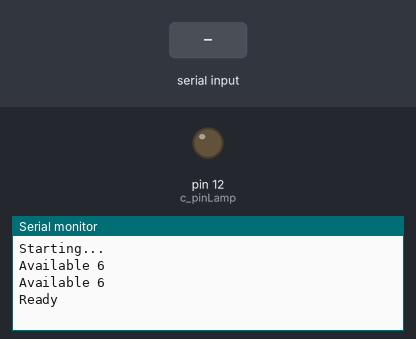
Bench run of a sketch on a simulated Arduino Uno, built with avr-gcc and run on an emulated ATmega328P. Parts: output pins drawn as LEDs (lit = HIGH), the last lines printed to the serial monitor. The test bench sets the inputs (shaded band). The modem accepts every AT command (registered, SIM ready, sends succeed) and sends nothing else.

Above: at 5.2 s.
5.3 s: "+79773927957\n" received over the second serial link
At 5.7 s:
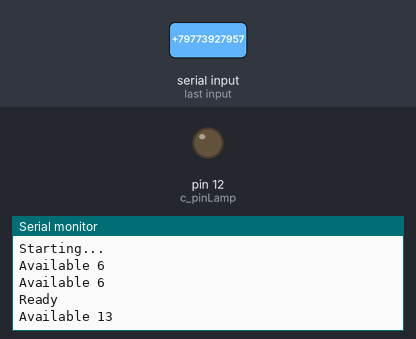
8.3 s: "+CMTI:\n" received over the second serial link
At 9.2 s:
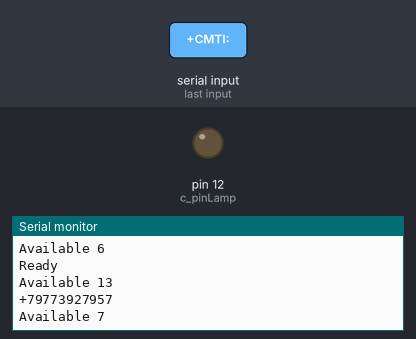
11.3 s: "AT+CMGR\n" received over the second serial link
At 14.4 s:
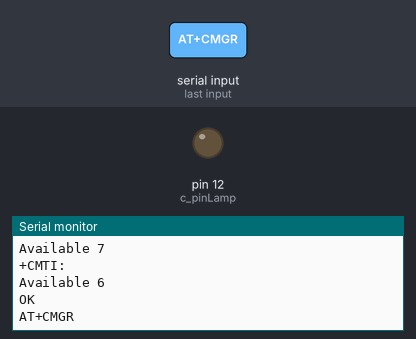
Timing chart, 0 to 15.9 s (numbered marks = the images above; inputs shaded):
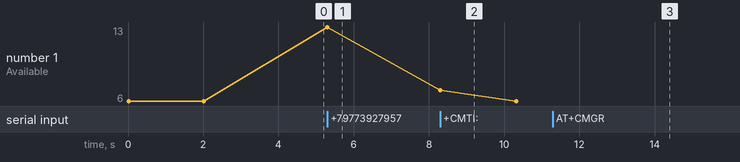

Measured:
- after the input at 5.3 s, the serial monitor: prints a new line at once (image 1)
- after the input at 8.3 s, the serial monitor: prints a new line at once (image 2)
- after the input at 11.3 s, the serial monitor: prints a new line after 2.0 s (image 3)
- plotted number 1: 6 → 13 after the input at 5.3 s, 13 → 6 after the input at 8.3 s

The sketch:

gsm.ino
```cpp
#include <SoftwareSerial.h>

const int c_pinLamp = 12;

class Sim800Cmd
{
public:
  Sim800Cmd(SoftwareSerial& sim)
    : m_sim(sim)
  {

  }

  void Send(const String& command)
  {
    m_sim.println(command);
  }

  String SendAndWait(const String& command)
  {
    m_sim.println(command);

    return WaitResponce();
  }

  void SendAndWait(const String& command, const String& responce)
  {
    String responceCurrent = "";
    do
    {
      responceCurrent = SendAndWait(command);
      responceCurrent.trim();
    }
    while(responceCurrent != responce);
  }

  String WaitResponce(const String& command = "")
  {
    String responce = "";
    const long timeout = millis() + 10000;

    while(millis() < timeout)
    {
      const int avail = m_sim.available();
      Serial.print("Available ");
      Serial.println(avail);
      if(avail)
      {
        responce += m_sim.readString();

        // Убираем из ответа дублирующуюся команду
        if(command != "" && responce.startsWith(command))
        {
          responce = responce.substring(responce.indexOf("\r", command.length()) + 2);
        }

        responce.trim();

        break;
      }
      delay(200);
    }

    return responce;
  }

private:
  SoftwareSerial& m_sim;
};

//----------------------------------------------------------------------------

void parseSMS(String msg)
{
  Serial.println("Parsing string: \"" + msg + "\"");

  const int indexHeaderEnd = msg.indexOf("\n");

  String phone;
  {
    const int indexStart = msg.indexOf("\",\"") + 3;
    const int indexEnd = msg.indexOf("\",\"", indexStart);
    phone = msg.substring(indexStart, indexEnd);
  }

  String text;
  {
    const int indexEnd = msg.lastIndexOf("\r\n\r\nOK");
    text = msg.substring(indexHeaderEnd + 1, indexEnd);
  }

  Serial.println("Phone: \"" + phone + "\"");
  Serial.println("Message: \"" + text + "\"");

  if(phone == "+79773927957")
  {
    const int value = (text == "1" ? HIGH : LOW);
    digitalWrite(c_pinLamp, value);
  }
}

//----------------------------------------------------------------------------

const int c_pinRx = 8;
const int c_pinTx = 9;

SoftwareSerial sim800(c_pinRx, c_pinTx);

#if 1

void setup()
{
  pinMode(c_pinLamp, OUTPUT);

  Serial.begin(9600);               // Скорость обмена данными с компьютером
  Serial.println("Starting...");

  sim800.begin(9600);               // Скорость обмена данными с модемом
  sim800.setTimeout(2000);

  Sim800Cmd command(sim800);
  command.SendAndWait("AT");             // Автонастройка скорости
  //command.SendAndWait("AT+CLVL?");       // Запрашиваем громкость динамикаSMS
  command.SendAndWait("AT+CMGF=1");      // Включить TextMode для
  //command.SendAndWait("AT+DDET=1,0,1");  // Включить DTMF
  //command.SendAndWait("AT+CLIP=1");      // Включить АОН

  Serial.println("Ready");
}

void loop()
{
  Sim800Cmd command(sim800);

  if (sim800.available())
  {
    const String responce = command.WaitResponce();
    Serial.println(responce);

    //return;

    // Пришло сообщение об отправке SMS
    if(responce.startsWith("+CMTI:"))
    {
      const int i = responce.lastIndexOf(",");   // Находим последнюю запятую, перед индексом
      String index = responce.substring(i + 1, responce.length()); // Получаем индекс
      index.trim();                            // Убираем пробельные символы в начале/конце
      command.Send("AT+CMGR=" + index); // Получить содержимое SMS
    }
    else
    if(responce.startsWith("AT+CMGR"))
    {
      const int indexStart = responce.indexOf("+CMGR: ");
      const String text = responce.substring(indexStart);

      const int okIndex = text.lastIndexOf("OK");
      Serial.print("OK = ");
      Serial.println(okIndex);

      //const int indexStart = message.indexOf("+CMGR: ");
      //parseSMS(message.substring(indexStart));                      // Распарсить SMS на элементы
      command.SendAndWait("AT+CMGDA=\"DEL ALL\""); // Удалить все сообщения, чтобы не забивали память модуля
      //command.SendAndWait("AT+CMGD=" + index);

      parseSMS(text);
    }
  }


  if (Serial.available())
  {
    const String request = Serial.readString();
    if(request.indexOf("???") == 0)
    {
      command.Send("AT+CMGR=1,1");
    }
    else
    {
      sim800.println(request);
    }
  }
}

#endif
```
